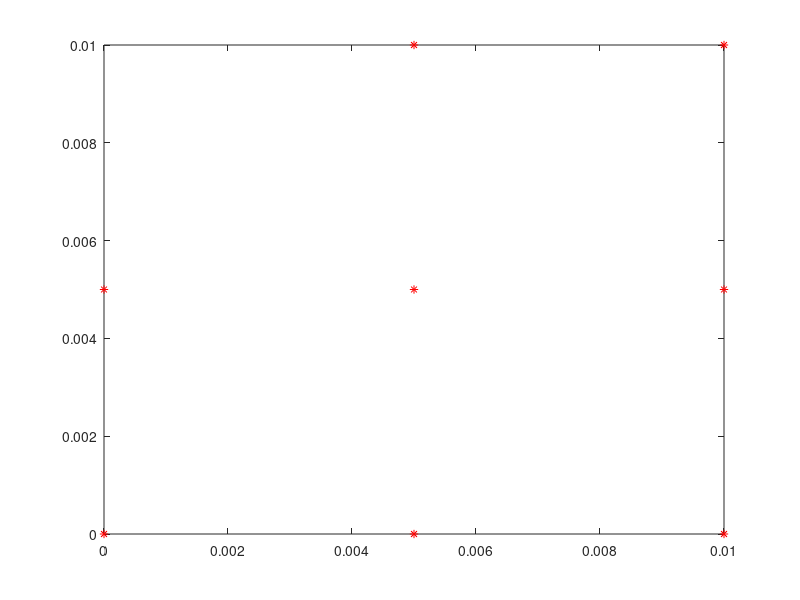

MATLAB code to generate this figure:
a = 5e-3;

coord = [
     a, 2*a;
   2*a, 2*a;
     0,   a;
     a,   a;
   2*a,   a;
     0,   0;
     a,   0;
   2*a,   0];  

plot(coord(:,1), coord(:,2),'r*')